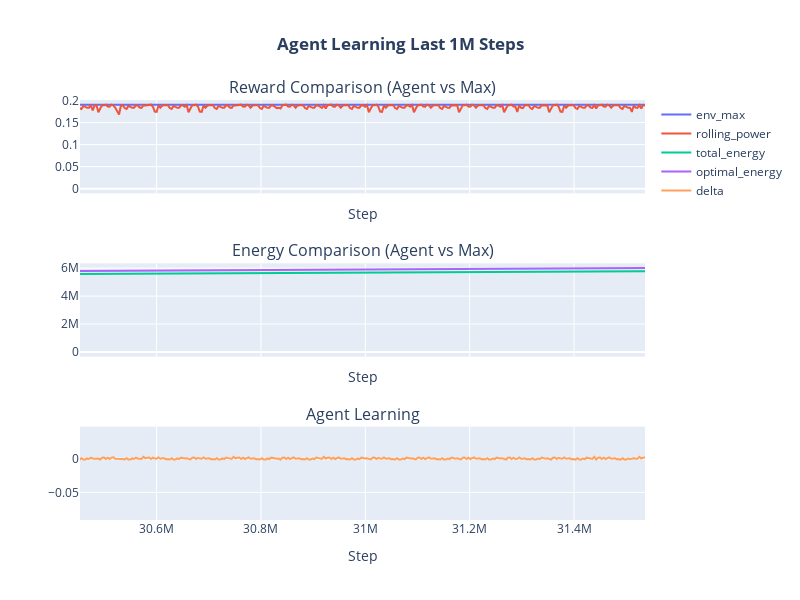

This figure's notebook cell:
### Code cell
# Plot the agents rolling power and delta values
visualizations.plot_rolling_power(tracking_df, sim_env, height=600, width=800, plot_title='<b>Agent Learning Last 1M Steps</b>')

### Figure 1 — Plotly figure (JSON) as saved in the notebook; plotly's stock layout.template omitted (floating-point values rounded to 4 significant figures; data arrays with more than 128 entries replaced by an {"elided": "..."} marker saying what was removed)
{"data": [{"name": "env_max", "type": "scatter", "x": {"elided": "8761 int values"}, "xaxis": "x", "y": {"elided": "8761 float values"}, "yaxis": "y"}, {"name": "rolling_power", "type": "scatter", "x": {"elided": "8761 int values"}, "xaxis": "x", "y": {"elided": "8761 float values"}, "yaxis": "y"}, {"name": "total_energy", "type": "scatter", "x": {"elided": "8761 int values"}, "xaxis": "x2", "y": {"elided": "8761 float values"}, "yaxis": "y2"}, {"name": "optimal_energy", "type": "scatter", "x": {"elided": "8761 int values"}, "xaxis": "x2", "y": {"elided": "8761 float values"}, "yaxis": "y2"}, {"name": "delta", "type": "scatter", "x": {"elided": "8761 int values"}, "xaxis": "x3", "y": {"elided": "8761 float values"}, "yaxis": "y3"}], "layout": {"annotations": [{"font": {"size": 16}, "showarrow": false, "text": "Reward Comparison (Agent vs Max)", "x": 0.5, "xanchor": "center", "xref": "paper", "y": 1, "yanchor": "bottom", "yref": "paper"}, {"font": {"size": 16}, "showarrow": false, "text": "Energy Comparison (Agent vs Max)", "x": 0.5, "xanchor": "center", "xref": "paper", "y": 0.6111, "yanchor": "bottom", "yref": "paper"}, {"font": {"size": 16}, "showarrow": false, "text": "Agent Learning", "x": 0.5, "xanchor": "center", "xref": "paper", "y": 0.2222, "yanchor": "bottom", "yref": "paper"}], "height": 600, "title": {"text": "<b>Agent Learning Last 1M Steps</b>", "x": 0.5}, "width": 800, "xaxis": {"anchor": "y", "autorange": false, "domain": [0, 1], "matches": "x3", "range": [30450000.0, 31536000], "showticklabels": false, "title": {"text": "Step"}, "type": "linear"}, "xaxis2": {"anchor": "y2", "autorange": false, "domain": [0, 1], "matches": "x3", "range": [30450000.0, 31536000], "showticklabels": false, "title": {"text": "Step"}, "type": "linear"}, "xaxis3": {"anchor": "y3", "autorange": false, "domain": [0, 1], "range": [30450000.0, 31536000], "title": {"text": "Step"}, "type": "linear"}, "yaxis": {"anchor": "x", "autorange": true, "domain": [0.7778, 1], "range": [-0.01059, 0.2012], "type": "linear"}, "yaxis2": {"anchor": "x2", "autorange": true, "domain": [0.3889, 0.6111], "range": [-334000.0, 6345000.0], "type": "linear"}, "yaxis3": {"anchor": "x3", "autorange": true, "domain": [0, 0.2222], "range": [-0.09089, 0.04736], "type": "linear"}}}
